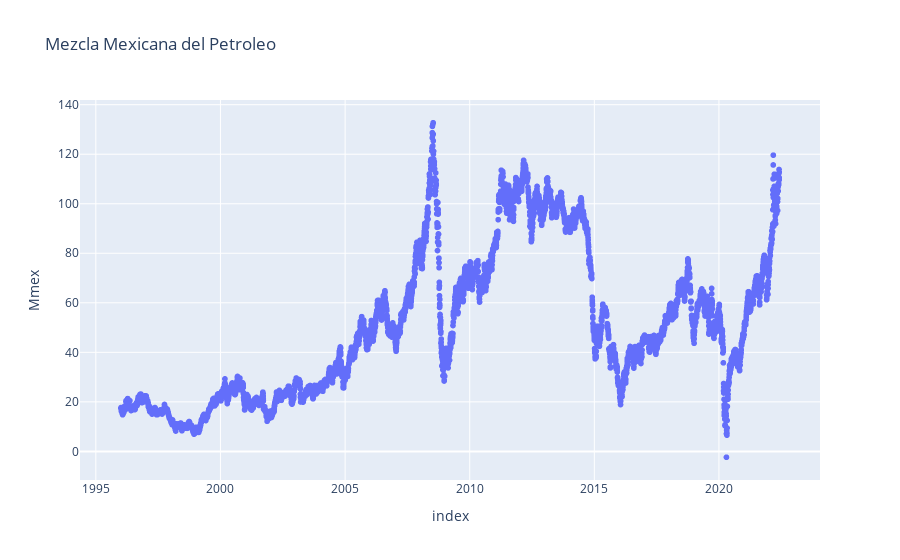

The notebook cell this image was saved under:
### Code cell
fig = px.scatter(df, y="Mmex", title='Mezcla Mexicana del Petroleo')
fig.show()

### Figure 1 — Plotly figure (JSON) as saved in the notebook; plotly's stock layout.template omitted (floating-point values rounded to 4 significant figures; data arrays with more than 128 entries replaced by an {"elided": "..."} marker saying what was removed)
{"data": [{"hovertemplate": "index=%{x}<br>Mmex=%{y}<extra></extra>", "legendgroup": "", "marker": {"color": "#636efa", "symbol": "circle"}, "mode": "markers", "name": "", "showlegend": false, "type": "scattergl", "x": {"elided": "7247 str values"}, "xaxis": "x", "y": {"elided": "7247 mixed values"}, "yaxis": "y"}], "layout": {"legend": {"tracegroupgap": 0}, "title": {"text": "Mezcla Mexicana del Petroleo"}, "xaxis": {"anchor": "y", "domain": [0, 1], "title": {"text": "index"}}, "yaxis": {"anchor": "x", "domain": [0, 1], "title": {"text": "Mmex"}}}}
